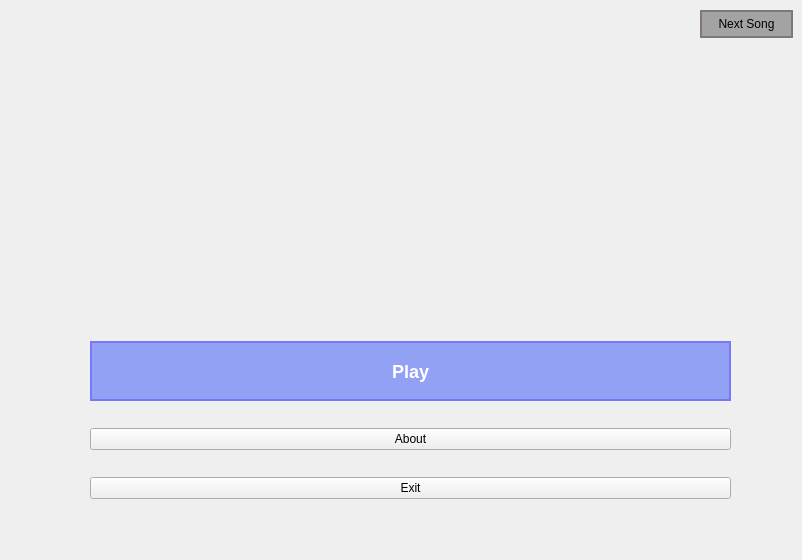
<?xml version="1.0" encoding="UTF-8"?>
<ui version="4.0">
 <author>Joseph Vargas</author>
 <class>VentanaTitulo</class>
 <widget class="QMainWindow" name="VentanaTitulo">
  <property name="geometry">
   <rect>
    <x>0</x>
    <y>0</y>
    <width>802</width>
    <height>560</height>
   </rect>
  </property>
  <property name="sizePolicy">
   <sizepolicy hsizetype="Fixed" vsizetype="Fixed">
    <horstretch>0</horstretch>
    <verstretch>0</verstretch>
   </sizepolicy>
  </property>
  <property name="minimumSize">
   <size>
    <width>802</width>
    <height>560</height>
   </size>
  </property>
  <property name="maximumSize">
   <size>
    <width>802</width>
    <height>560</height>
   </size>
  </property>
  <property name="windowTitle">
   <string>CEFoot</string>
  </property>
  <widget class="QWidget" name="centralwidget">
   <widget class="QWidget" name="verticalLayoutWidget">
    <property name="geometry">
     <rect>
      <x>90</x>
      <y>320</y>
      <width>641</width>
      <height>201</height>
     </rect>
    </property>
    <layout class="QVBoxLayout" name="verticalLayout">
     <item>
      <widget class="QPushButton" name="play">
       <property name="minimumSize">
        <size>
         <width>0</width>
         <height>60</height>
        </size>
       </property>
       <property name="styleSheet">
        <string notr="true">background: rgba(10,45,255,0.4);
border: 2px solid rgba(50,25,255,0.3);
font-size: 18px;
font-weight: bold;
color: #FFF;</string>
       </property>
       <property name="text">
        <string>Play</string>
       </property>
      </widget>
     </item>
     <item>
      <widget class="QPushButton" name="botonAbout">
       <property name="text">
        <string>About</string>
       </property>
      </widget>
     </item>
     <item>
      <widget class="QPushButton" name="exit">
       <property name="text">
        <string>Exit</string>
       </property>
      </widget>
     </item>
    </layout>
   </widget>
   <widget class="QLabel" name="label">
    <property name="geometry">
     <rect>
      <x>0</x>
      <y>0</y>
      <width>801</width>
      <height>561</height>
     </rect>
    </property>
    <property name="text">
     <string/>
    </property>
    <property name="pixmap">
     <pixmap>images/title.jpg</pixmap>
    </property>
    <property name="scaledContents">
     <bool>true</bool>
    </property>
   </widget>
   <widget class="QLabel" name="label_2">
    <property name="geometry">
     <rect>
      <x>320</x>
      <y>60</y>
      <width>181</width>
      <height>161</height>
     </rect>
    </property>
    <property name="text">
     <string/>
    </property>
    <property name="pixmap">
     <pixmap>images/logo.png</pixmap>
    </property>
   </widget>
   <widget class="QLabel" name="label_3">
    <property name="geometry">
     <rect>
      <x>-20</x>
      <y>-20</y>
      <width>441</width>
      <height>151</height>
     </rect>
    </property>
    <property name="text">
     <string/>
    </property>
    <property name="pixmap">
     <pixmap>images/logo ce.png</pixmap>
    </property>
    <property name="scaledContents">
     <bool>true</bool>
    </property>
   </widget>
   <widget class="QPushButton" name="buttonNextsong">
    <property name="geometry">
     <rect>
      <x>700</x>
      <y>10</y>
      <width>93</width>
      <height>28</height>
     </rect>
    </property>
    <property name="styleSheet">
     <string notr="true">font: italic 8pt &quot;Comic Sans MS&quot;;
background: rgba(50,50,50,0.4);
border: 2px solid rgba(50,15,15,0.3);</string>
    </property>
    <property name="text">
     <string>Next Song</string>
    </property>
   </widget>
   <zorder>label</zorder>
   <zorder>verticalLayoutWidget</zorder>
   <zorder>label_2</zorder>
   <zorder>label_3</zorder>
   <zorder>buttonNextsong</zorder>
  </widget>
 </widget>
 <tabstops>
  <tabstop>play</tabstop>
  <tabstop>botonAbout</tabstop>
  <tabstop>exit</tabstop>
 </tabstops>
 <resources/>
 <connections/>
</ui>
